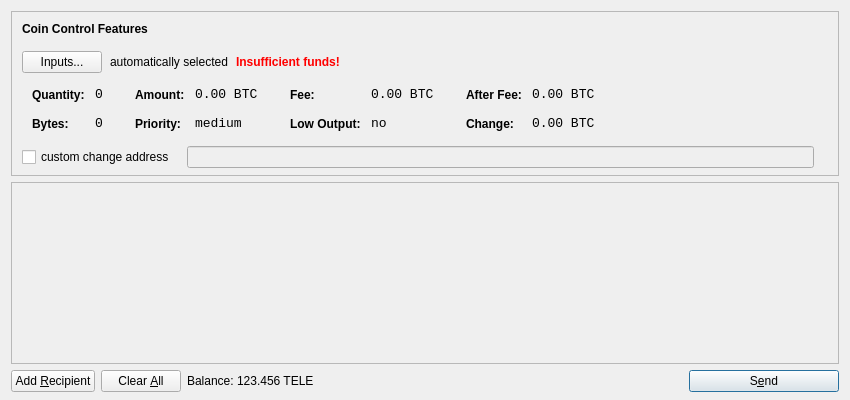
<?xml version="1.0" encoding="UTF-8"?>
<ui version="4.0">
 <class>SendCoinsDialog</class>
 <widget class="QDialog" name="SendCoinsDialog">
  <property name="geometry">
   <rect>
    <x>0</x>
    <y>0</y>
    <width>850</width>
    <height>400</height>
   </rect>
  </property>
  <property name="windowTitle">
   <string>Send Coins</string>
  </property>
  <layout class="QVBoxLayout" name="verticalLayout" stretch="0,1,0">
   <property name="bottomMargin">
    <number>8</number>
   </property>
   <item>
    <widget class="QFrame" name="frameCoinControl">
     <property name="sizePolicy">
      <sizepolicy hsizetype="Expanding" vsizetype="Expanding">
       <horstretch>0</horstretch>
       <verstretch>0</verstretch>
      </sizepolicy>
     </property>
     <property name="maximumSize">
      <size>
       <width>16777215</width>
       <height>16777215</height>
      </size>
     </property>
     <property name="frameShape">
      <enum>QFrame::StyledPanel</enum>
     </property>
     <property name="frameShadow">
      <enum>QFrame::Sunken</enum>
     </property>
     <layout class="QVBoxLayout" name="verticalLayoutCoinControl2">
      <property name="spacing">
       <number>-1</number>
      </property>
      <property name="leftMargin">
       <number>0</number>
      </property>
      <property name="topMargin">
       <number>0</number>
      </property>
      <property name="rightMargin">
       <number>0</number>
      </property>
      <property name="bottomMargin">
       <number>6</number>
      </property>
      <item>
       <layout class="QVBoxLayout" name="verticalLayoutCoinControl" stretch="0,0,0,0,1">
        <property name="spacing">
         <number>0</number>
        </property>
        <property name="leftMargin">
         <number>10</number>
        </property>
        <property name="topMargin">
         <number>10</number>
        </property>
        <item>
         <layout class="QHBoxLayout" name="horizontalLayoutCoinControl1">
          <property name="bottomMargin">
           <number>15</number>
          </property>
          <item>
           <widget class="QLabel" name="labelCoinControlFeatures">
            <property name="sizePolicy">
             <sizepolicy hsizetype="Preferred" vsizetype="Maximum">
              <horstretch>0</horstretch>
              <verstretch>0</verstretch>
             </sizepolicy>
            </property>
            <property name="font">
             <font>
              <weight>75</weight>
              <bold>true</bold>
             </font>
            </property>
            <property name="styleSheet">
             <string notr="true">font-weight:bold;</string>
            </property>
            <property name="text">
             <string>Coin Control Features</string>
            </property>
           </widget>
          </item>
         </layout>
        </item>
        <item>
         <layout class="QHBoxLayout" name="horizontalLayoutCoinControl2" stretch="0,0,0,0">
          <property name="spacing">
           <number>8</number>
          </property>
          <property name="bottomMargin">
           <number>10</number>
          </property>
          <item>
           <widget class="QPushButton" name="pushButtonCoinControl">
            <property name="styleSheet">
             <string notr="true"/>
            </property>
            <property name="text">
             <string>Inputs...</string>
            </property>
           </widget>
          </item>
          <item>
           <widget class="QLabel" name="labelCoinControlAutomaticallySelected">
            <property name="text">
             <string>automatically selected</string>
            </property>
            <property name="margin">
             <number>5</number>
            </property>
           </widget>
          </item>
          <item>
           <widget class="QLabel" name="labelCoinControlInsuffFunds">
            <property name="font">
             <font>
              <weight>75</weight>
              <bold>true</bold>
             </font>
            </property>
            <property name="styleSheet">
             <string notr="true">color:red;font-weight:bold;</string>
            </property>
            <property name="text">
             <string>Insufficient funds!</string>
            </property>
            <property name="margin">
             <number>5</number>
            </property>
           </widget>
          </item>
          <item>
           <spacer name="horizontalSpacerCoinControl">
            <property name="orientation">
             <enum>Qt::Horizontal</enum>
            </property>
            <property name="sizeHint" stdset="0">
             <size>
              <width>40</width>
              <height>1</height>
             </size>
            </property>
           </spacer>
          </item>
         </layout>
        </item>
        <item>
         <widget class="QWidget" name="widgetCoinControl" native="true">
          <property name="sizePolicy">
           <sizepolicy hsizetype="Preferred" vsizetype="Preferred">
            <horstretch>0</horstretch>
            <verstretch>0</verstretch>
           </sizepolicy>
          </property>
          <property name="minimumSize">
           <size>
            <width>0</width>
            <height>0</height>
           </size>
          </property>
          <property name="styleSheet">
           <string notr="true"/>
          </property>
          <layout class="QHBoxLayout" name="horizontalLayoutCoinControl5">
           <property name="margin">
            <number>0</number>
           </property>
           <item>
            <layout class="QHBoxLayout" name="horizontalLayoutCoinControl3" stretch="0,0,0,1">
             <property name="spacing">
              <number>20</number>
             </property>
             <property name="topMargin">
              <number>0</number>
             </property>
             <property name="bottomMargin">
              <number>10</number>
             </property>
             <item>
              <layout class="QFormLayout" name="formLayoutCoinControl1">
               <property name="horizontalSpacing">
                <number>10</number>
               </property>
               <property name="verticalSpacing">
                <number>14</number>
               </property>
               <property name="leftMargin">
                <number>10</number>
               </property>
               <property name="topMargin">
                <number>4</number>
               </property>
               <property name="rightMargin">
                <number>6</number>
               </property>
               <item row="0" column="0">
                <widget class="QLabel" name="labelCoinControlQuantityText">
                 <property name="styleSheet">
                  <string notr="true">font-weight:bold;</string>
                 </property>
                 <property name="text">
                  <string>Quantity:</string>
                 </property>
                 <property name="margin">
                  <number>0</number>
                 </property>
                </widget>
               </item>
               <item row="0" column="1">
                <widget class="QLabel" name="labelCoinControlQuantity">
                 <property name="font">
                  <font>
                   <family>Monospace</family>
                   <pointsize>10</pointsize>
                  </font>
                 </property>
                 <property name="cursor">
                  <cursorShape>IBeamCursor</cursorShape>
                 </property>
                 <property name="contextMenuPolicy">
                  <enum>Qt::ActionsContextMenu</enum>
                 </property>
                 <property name="text">
                  <string notr="true">0</string>
                 </property>
                 <property name="margin">
                  <number>0</number>
                 </property>
                 <property name="textInteractionFlags">
                  <set>Qt::LinksAccessibleByMouse|Qt::TextSelectableByKeyboard|Qt::TextSelectableByMouse</set>
                 </property>
                </widget>
               </item>
               <item row="1" column="0">
                <widget class="QLabel" name="labelCoinControlBytesText">
                 <property name="styleSheet">
                  <string notr="true">font-weight:bold;</string>
                 </property>
                 <property name="text">
                  <string>Bytes:</string>
                 </property>
                </widget>
               </item>
               <item row="1" column="1">
                <widget class="QLabel" name="labelCoinControlBytes">
                 <property name="font">
                  <font>
                   <family>Monospace</family>
                   <pointsize>10</pointsize>
                  </font>
                 </property>
                 <property name="cursor">
                  <cursorShape>IBeamCursor</cursorShape>
                 </property>
                 <property name="contextMenuPolicy">
                  <enum>Qt::ActionsContextMenu</enum>
                 </property>
                 <property name="text">
                  <string notr="true">0</string>
                 </property>
                 <property name="textInteractionFlags">
                  <set>Qt::LinksAccessibleByMouse|Qt::TextSelectableByKeyboard|Qt::TextSelectableByMouse</set>
                 </property>
                </widget>
               </item>
              </layout>
             </item>
             <item>
              <layout class="QFormLayout" name="formLayoutCoinControl2">
               <property name="horizontalSpacing">
                <number>10</number>
               </property>
               <property name="verticalSpacing">
                <number>14</number>
               </property>
               <property name="leftMargin">
                <number>6</number>
               </property>
               <property name="topMargin">
                <number>4</number>
               </property>
               <property name="rightMargin">
                <number>6</number>
               </property>
               <item row="0" column="0">
                <widget class="QLabel" name="labelCoinControlAmountText">
                 <property name="styleSheet">
                  <string notr="true">font-weight:bold;</string>
                 </property>
                 <property name="text">
                  <string>Amount:</string>
                 </property>
                 <property name="margin">
                  <number>0</number>
                 </property>
                </widget>
               </item>
               <item row="0" column="1">
                <widget class="QLabel" name="labelCoinControlAmount">
                 <property name="font">
                  <font>
                   <family>Monospace</family>
                   <pointsize>10</pointsize>
                  </font>
                 </property>
                 <property name="cursor">
                  <cursorShape>IBeamCursor</cursorShape>
                 </property>
                 <property name="contextMenuPolicy">
                  <enum>Qt::ActionsContextMenu</enum>
                 </property>
                 <property name="text">
                  <string notr="true">0.00 BTC</string>
                 </property>
                 <property name="textInteractionFlags">
                  <set>Qt::LinksAccessibleByMouse|Qt::TextSelectableByKeyboard|Qt::TextSelectableByMouse</set>
                 </property>
                </widget>
               </item>
               <item row="1" column="0">
                <widget class="QLabel" name="labelCoinControlPriorityText">
                 <property name="styleSheet">
                  <string notr="true">font-weight:bold;</string>
                 </property>
                 <property name="text">
                  <string>Priority:</string>
                 </property>
                </widget>
               </item>
               <item row="1" column="1">
                <widget class="QLabel" name="labelCoinControlPriority">
                 <property name="font">
                  <font>
                   <family>Monospace</family>
                   <pointsize>10</pointsize>
                  </font>
                 </property>
                 <property name="cursor">
                  <cursorShape>IBeamCursor</cursorShape>
                 </property>
                 <property name="contextMenuPolicy">
                  <enum>Qt::ActionsContextMenu</enum>
                 </property>
                 <property name="text">
                  <string>medium</string>
                 </property>
                 <property name="textInteractionFlags">
                  <set>Qt::LinksAccessibleByMouse|Qt::TextSelectableByKeyboard|Qt::TextSelectableByMouse</set>
                 </property>
                </widget>
               </item>
              </layout>
             </item>
             <item>
              <layout class="QFormLayout" name="formLayoutCoinControl3">
               <property name="horizontalSpacing">
                <number>10</number>
               </property>
               <property name="verticalSpacing">
                <number>14</number>
               </property>
               <property name="leftMargin">
                <number>6</number>
               </property>
               <property name="topMargin">
                <number>4</number>
               </property>
               <property name="rightMargin">
                <number>6</number>
               </property>
               <item row="0" column="0">
                <widget class="QLabel" name="labelCoinControlFeeText">
                 <property name="styleSheet">
                  <string notr="true">font-weight:bold;</string>
                 </property>
                 <property name="text">
                  <string>Fee:</string>
                 </property>
                 <property name="margin">
                  <number>0</number>
                 </property>
                </widget>
               </item>
               <item row="0" column="1">
                <widget class="QLabel" name="labelCoinControlFee">
                 <property name="font">
                  <font>
                   <family>Monospace</family>
                   <pointsize>10</pointsize>
                  </font>
                 </property>
                 <property name="cursor">
                  <cursorShape>IBeamCursor</cursorShape>
                 </property>
                 <property name="contextMenuPolicy">
                  <enum>Qt::ActionsContextMenu</enum>
                 </property>
                 <property name="text">
                  <string notr="true">0.00 BTC</string>
                 </property>
                 <property name="textInteractionFlags">
                  <set>Qt::LinksAccessibleByMouse|Qt::TextSelectableByKeyboard|Qt::TextSelectableByMouse</set>
                 </property>
                </widget>
               </item>
               <item row="1" column="0">
                <widget class="QLabel" name="labelCoinControlLowOutputText">
                 <property name="styleSheet">
                  <string notr="true">font-weight:bold;</string>
                 </property>
                 <property name="text">
                  <string>Low Output:</string>
                 </property>
                </widget>
               </item>
               <item row="1" column="1">
                <widget class="QLabel" name="labelCoinControlLowOutput">
                 <property name="font">
                  <font>
                   <family>Monospace</family>
                   <pointsize>10</pointsize>
                  </font>
                 </property>
                 <property name="cursor">
                  <cursorShape>IBeamCursor</cursorShape>
                 </property>
                 <property name="contextMenuPolicy">
                  <enum>Qt::ActionsContextMenu</enum>
                 </property>
                 <property name="text">
                  <string>no</string>
                 </property>
                 <property name="textInteractionFlags">
                  <set>Qt::LinksAccessibleByMouse|Qt::TextSelectableByKeyboard|Qt::TextSelectableByMouse</set>
                 </property>
                </widget>
               </item>
              </layout>
             </item>
             <item>
              <layout class="QFormLayout" name="formLayoutCoinControl4">
               <property name="horizontalSpacing">
                <number>10</number>
               </property>
               <property name="verticalSpacing">
                <number>14</number>
               </property>
               <property name="leftMargin">
                <number>6</number>
               </property>
               <property name="topMargin">
                <number>4</number>
               </property>
               <property name="rightMargin">
                <number>6</number>
               </property>
               <item row="0" column="0">
                <widget class="QLabel" name="labelCoinControlAfterFeeText">
                 <property name="styleSheet">
                  <string notr="true">font-weight:bold;</string>
                 </property>
                 <property name="text">
                  <string>After Fee:</string>
                 </property>
                 <property name="margin">
                  <number>0</number>
                 </property>
                </widget>
               </item>
               <item row="0" column="1">
                <widget class="QLabel" name="labelCoinControlAfterFee">
                 <property name="font">
                  <font>
                   <family>Monospace</family>
                   <pointsize>10</pointsize>
                  </font>
                 </property>
                 <property name="cursor">
                  <cursorShape>IBeamCursor</cursorShape>
                 </property>
                 <property name="contextMenuPolicy">
                  <enum>Qt::ActionsContextMenu</enum>
                 </property>
                 <property name="text">
                  <string notr="true">0.00 BTC</string>
                 </property>
                 <property name="textInteractionFlags">
                  <set>Qt::LinksAccessibleByMouse|Qt::TextSelectableByKeyboard|Qt::TextSelectableByMouse</set>
                 </property>
                </widget>
               </item>
               <item row="1" column="0">
                <widget class="QLabel" name="labelCoinControlChangeText">
                 <property name="styleSheet">
                  <string notr="true">font-weight:bold;</string>
                 </property>
                 <property name="text">
                  <string>Change:</string>
                 </property>
                </widget>
               </item>
               <item row="1" column="1">
                <widget class="QLabel" name="labelCoinControlChange">
                 <property name="font">
                  <font>
                   <family>Monospace</family>
                   <pointsize>10</pointsize>
                  </font>
                 </property>
                 <property name="cursor">
                  <cursorShape>IBeamCursor</cursorShape>
                 </property>
                 <property name="contextMenuPolicy">
                  <enum>Qt::ActionsContextMenu</enum>
                 </property>
                 <property name="text">
                  <string notr="true">0.00 BTC</string>
                 </property>
                 <property name="textInteractionFlags">
                  <set>Qt::LinksAccessibleByMouse|Qt::TextSelectableByKeyboard|Qt::TextSelectableByMouse</set>
                 </property>
                </widget>
               </item>
              </layout>
             </item>
            </layout>
           </item>
          </layout>
         </widget>
        </item>
        <item>
         <layout class="QHBoxLayout" name="horizontalLayoutCoinControl4" stretch="0,0,0">
          <property name="spacing">
           <number>12</number>
          </property>
          <property name="sizeConstraint">
           <enum>QLayout::SetDefaultConstraint</enum>
          </property>
          <property name="topMargin">
           <number>5</number>
          </property>
          <property name="rightMargin">
           <number>5</number>
          </property>
          <item>
           <widget class="QCheckBox" name="checkBoxCoinControlChange">
            <property name="text">
             <string>custom change address</string>
            </property>
           </widget>
          </item>
          <item>
           <widget class="QLineEdit" name="lineEditCoinControlChange">
            <property name="enabled">
             <bool>false</bool>
            </property>
            <property name="sizePolicy">
             <sizepolicy hsizetype="Expanding" vsizetype="Fixed">
              <horstretch>0</horstretch>
              <verstretch>0</verstretch>
             </sizepolicy>
            </property>
           </widget>
          </item>
          <item>
           <widget class="QLabel" name="labelCoinControlChangeLabel">
            <property name="sizePolicy">
             <sizepolicy hsizetype="Preferred" vsizetype="Expanding">
              <horstretch>0</horstretch>
              <verstretch>0</verstretch>
             </sizepolicy>
            </property>
            <property name="minimumSize">
             <size>
              <width>0</width>
              <height>0</height>
             </size>
            </property>
            <property name="text">
             <string/>
            </property>
            <property name="margin">
             <number>3</number>
            </property>
           </widget>
          </item>
         </layout>
        </item>
        <item>
         <spacer name="verticalSpacerCoinControl">
          <property name="orientation">
           <enum>Qt::Vertical</enum>
          </property>
          <property name="sizeHint" stdset="0">
           <size>
            <width>800</width>
            <height>1</height>
           </size>
          </property>
         </spacer>
        </item>
       </layout>
      </item>
     </layout>
    </widget>
   </item>
   <item>
    <widget class="QScrollArea" name="scrollArea">
     <property name="widgetResizable">
      <bool>true</bool>
     </property>
     <widget class="QWidget" name="scrollAreaWidgetContents">
      <property name="geometry">
       <rect>
        <x>0</x>
        <y>0</y>
        <width>830</width>
        <height>165</height>
       </rect>
      </property>
      <layout class="QVBoxLayout" name="verticalLayout_2">
       <property name="margin">
        <number>0</number>
       </property>
       <item>
        <layout class="QVBoxLayout" name="entries">
         <property name="spacing">
          <number>6</number>
         </property>
        </layout>
       </item>
       <item>
        <spacer name="verticalSpacer">
         <property name="orientation">
          <enum>Qt::Vertical</enum>
         </property>
         <property name="sizeHint" stdset="0">
          <size>
           <width>20</width>
           <height>40</height>
          </size>
         </property>
        </spacer>
       </item>
      </layout>
     </widget>
    </widget>
   </item>
   <item>
    <layout class="QHBoxLayout" name="horizontalLayout">
     <item>
      <widget class="QPushButton" name="addButton">
       <property name="toolTip">
        <string>Send to multiple recipients at once</string>
       </property>
       <property name="text">
        <string>Add &amp;Recipient</string>
       </property>
       <property name="icon">
        <iconset resource="../bitcoin.qrc">
         <normaloff>:/icons/add</normaloff>:/icons/add</iconset>
       </property>
       <property name="autoDefault">
        <bool>false</bool>
       </property>
      </widget>
     </item>
     <item>
      <widget class="QPushButton" name="clearButton">
       <property name="sizePolicy">
        <sizepolicy hsizetype="Minimum" vsizetype="Fixed">
         <horstretch>0</horstretch>
         <verstretch>0</verstretch>
        </sizepolicy>
       </property>
       <property name="toolTip">
        <string>Remove all transaction fields</string>
       </property>
       <property name="text">
        <string>Clear &amp;All</string>
       </property>
       <property name="icon">
        <iconset resource="../bitcoin.qrc">
         <normaloff>:/icons/remove</normaloff>:/icons/remove</iconset>
       </property>
       <property name="autoRepeatDelay">
        <number>300</number>
       </property>
       <property name="autoDefault">
        <bool>false</bool>
       </property>
      </widget>
     </item>
     <item>
      <layout class="QHBoxLayout" name="horizontalLayout_2">
       <property name="spacing">
        <number>3</number>
       </property>
       <item>
        <widget class="QLabel" name="label">
         <property name="text">
          <string>Balance:</string>
         </property>
        </widget>
       </item>
       <item>
        <widget class="QLabel" name="labelBalance">
         <property name="cursor">
          <cursorShape>IBeamCursor</cursorShape>
         </property>
         <property name="text">
          <string>123.456 TELE</string>
         </property>
         <property name="textInteractionFlags">
          <set>Qt::LinksAccessibleByMouse|Qt::TextSelectableByKeyboard|Qt::TextSelectableByMouse</set>
         </property>
        </widget>
       </item>
      </layout>
     </item>
     <item>
      <spacer name="horizontalSpacer">
       <property name="orientation">
        <enum>Qt::Horizontal</enum>
       </property>
       <property name="sizeHint" stdset="0">
        <size>
         <width>40</width>
         <height>20</height>
        </size>
       </property>
      </spacer>
     </item>
     <item>
      <widget class="QPushButton" name="sendButton">
       <property name="minimumSize">
        <size>
         <width>150</width>
         <height>0</height>
        </size>
       </property>
       <property name="toolTip">
        <string>Confirm the send action</string>
       </property>
       <property name="text">
        <string>S&amp;end</string>
       </property>
       <property name="icon">
        <iconset resource="../bitcoin.qrc">
         <normaloff>:/icons/send</normaloff>:/icons/send</iconset>
       </property>
       <property name="default">
        <bool>true</bool>
       </property>
      </widget>
     </item>
    </layout>
   </item>
  </layout>
 </widget>
 <resources>
  <include location="../bitcoin.qrc"/>
 </resources>
 <connections/>
</ui>
